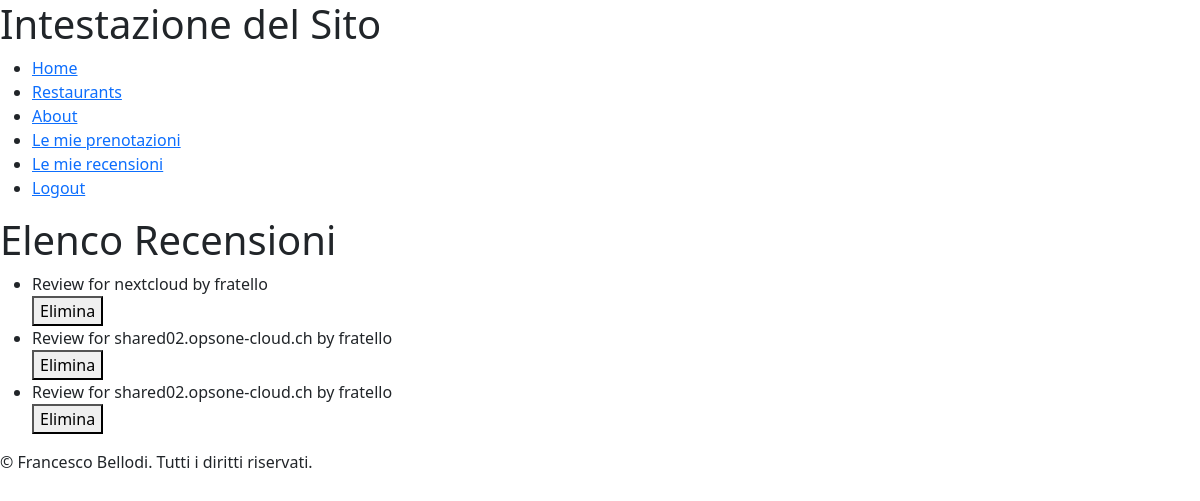
The app's page /user/reviews/ (signed in), older data.
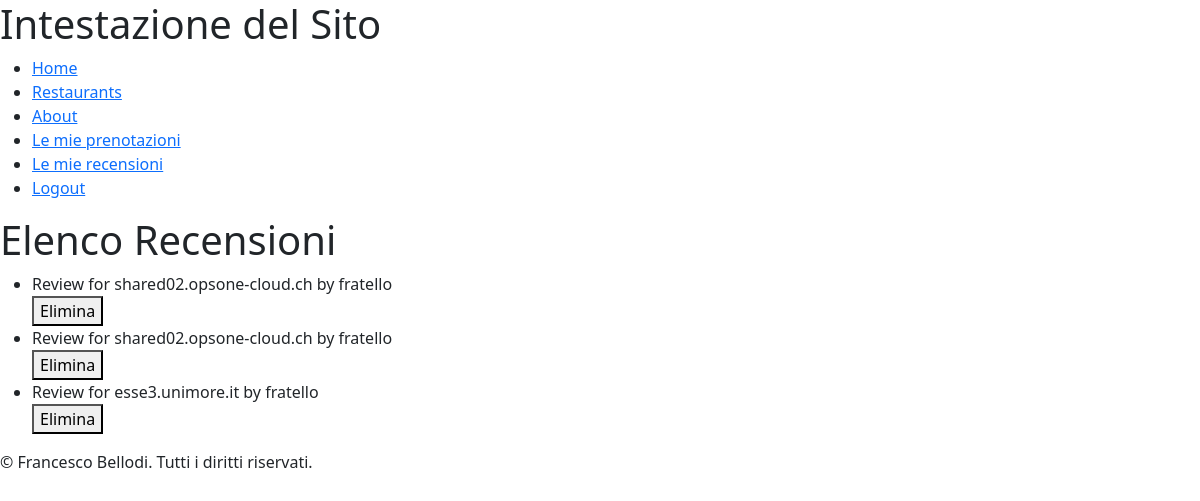
The same page, newer data.
### reviewsApp/models.py (models this page shows)
class Review(models.Model):
    restaurant = models.ForeignKey(Restaurant, on_delete=models.CASCADE)
    username = models.ForeignKey(settings.AUTH_USER_MODEL, on_delete=models.CASCADE)
    comment_title = models.CharField(max_length=255)
    comment = models.TextField()
    rating = models.PositiveIntegerField(validators=[MinValueValidator(1), MaxValueValidator(5)])
    cleanliness_rating = models.PositiveIntegerField(validators=[MinValueValidator(1), MaxValueValidator(5)])
    value_price_rating = models.PositiveIntegerField(validators=[MinValueValidator(1), MaxValueValidator(5)])
    service_rating = models.PositiveIntegerField(validators=[MinValueValidator(1), MaxValueValidator(5)])
    ambiance_rating = models.PositiveIntegerField(validators=[MinValueValidator(1), MaxValueValidator(5)])
    review_date = models.DateTimeField(auto_now_add=True)
    def __str__(self):
        return f"Review for {self.restaurant} by {self.username}"

### restaurantsApp/models.py (models this page shows)
class Restaurant(models.Model):
    restaurantID = models.IntegerField(primary_key=True)
    owner = models.ForeignKey(settings.AUTH_USER_MODEL, on_delete=models.CASCADE)
    name = models.CharField(max_length=100)
    address = models.CharField(max_length=200)
    phone_number = models.CharField(max_length=20)
    cuisine_type = models.CharField(max_length=50)
    services = models.CharField(max_length=200)
    meal_type = models.CharField(max_length=100)
    max_booking = models.IntegerField()
    def __str__(self):
        return self.name

### reviewsApp/views.py (the view)
# urls.py: path('reviews/', UserReviewsListView.as_view(), name='user_reviews'),
class UserReviewsListView(LoginRequiredMixin, ListView):
    model = Review
    template_name = 'user_reviews.html'
    context_object_name = 'reviews'
    def get_queryset(self):
        user = self.request.user
        return Review.objects.filter(username=user)

### mixins/user_mixins.py (called while the page is built)
    def test_func(self):
        return self.request.user.is_authenticated

### reviewsApp/templates/user_reviews.html (shortened to what this page needs)
{% extends "base.html" %}
{% block content %}
  <h1>Elenco Recensioni</h1>
  <ul>
    {% for rev in reviews %}
      <li>
        {{ rev }}
        <form action="{% url 'review_delete' rev.pk %}" method="post">
          <button type="submit" class="delete-link" onclick="return confirm('Sei sicuro di voler eliminare questa recensione?')">Elimina</button>
        </form>
      </li>
    {% empty %}
      <li>Nessuna Recensione effettuata.</li>
    {% endfor %}
  </ul>
{% endblock %}

Row changes from the older to the newer data that the page shows:
removed Review: restaurant+username "Review for nextcloud by fratello"
added Review: restaurant+username "Review for esse3.unimore.it by fratello"
